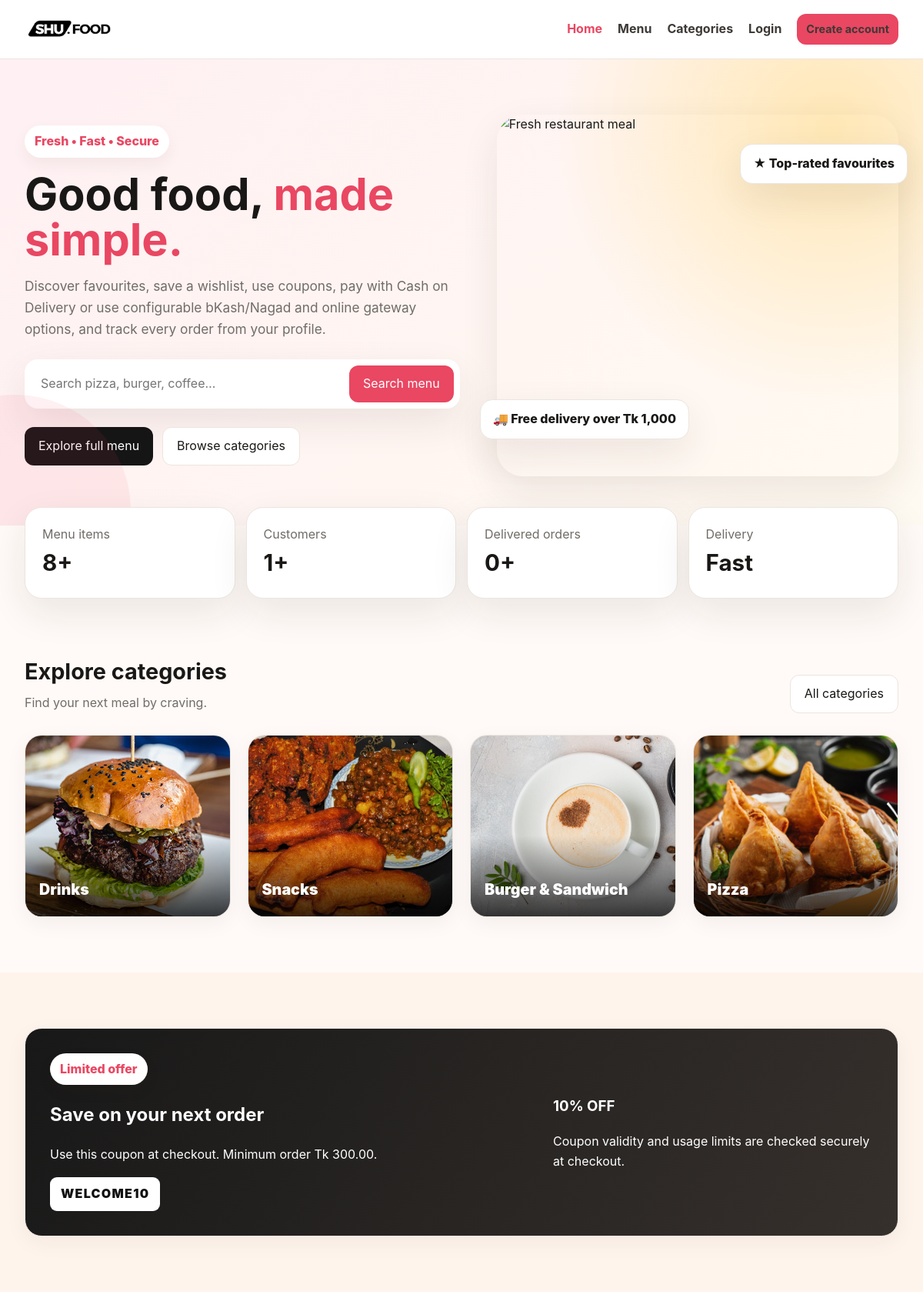
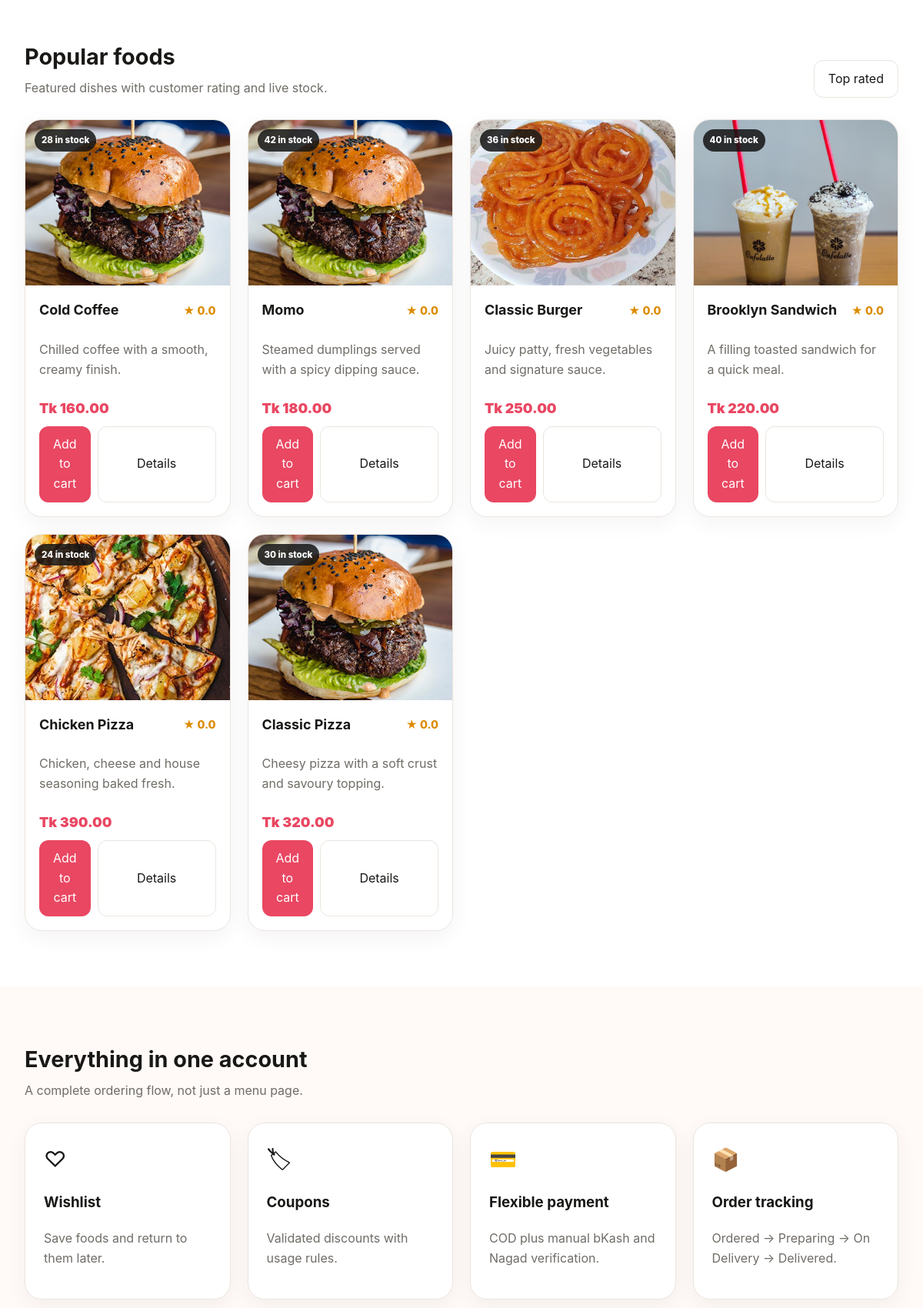
The page / (upper part) on the database its author committed (2 pictures, top to bottom).
### tables this page shows
CREATE TABLE tbl_category (
  id INT UNSIGNED AUTO_INCREMENT PRIMARY KEY,
  title VARCHAR(120) NOT NULL,
  image_name VARCHAR(255) DEFAULT NULL,
  featured ENUM('Yes','No') NOT NULL DEFAULT 'No',
  active ENUM('Yes','No') NOT NULL DEFAULT 'Yes',
  created_at TIMESTAMP NOT NULL DEFAULT CURRENT_TIMESTAMP,
  INDEX idx_category_active_featured (active,featured)
);

CREATE TABLE tbl_coupon (
  id INT UNSIGNED AUTO_INCREMENT PRIMARY KEY,
  code VARCHAR(50) NOT NULL UNIQUE,
  discount_type ENUM('Percentage','Fixed') NOT NULL,
  discount_value DECIMAL(10,2) NOT NULL,
  min_order DECIMAL(10,2) NOT NULL DEFAULT 0,
  max_discount DECIMAL(10,2) DEFAULT NULL,
  starts_at DATETIME NOT NULL,
  ends_at DATETIME NOT NULL,
  usage_limit INT UNSIGNED DEFAULT NULL,
  used_count INT UNSIGNED NOT NULL DEFAULT 0,
  active ENUM('Yes','No') NOT NULL DEFAULT 'Yes',
  created_at TIMESTAMP NOT NULL DEFAULT CURRENT_TIMESTAMP
);

CREATE TABLE tbl_food (
  id INT UNSIGNED AUTO_INCREMENT PRIMARY KEY,
  title VARCHAR(160) NOT NULL,
  description TEXT DEFAULT NULL,
  price DECIMAL(10,2) NOT NULL,
  image_name VARCHAR(255) DEFAULT NULL,
  category_id INT UNSIGNED NOT NULL,
  stock_qty INT UNSIGNED NOT NULL DEFAULT 50,
  featured ENUM('Yes','No') NOT NULL DEFAULT 'No',
  active ENUM('Yes','No') NOT NULL DEFAULT 'Yes',
  created_at TIMESTAMP NOT NULL DEFAULT CURRENT_TIMESTAMP,
  CONSTRAINT fk_food_category FOREIGN KEY (category_id) REFERENCES tbl_category(id) ON UPDATE CASCADE ON DELETE RESTRICT,
  INDEX idx_food_active_featured (active,featured), INDEX idx_food_category (category_id), INDEX idx_food_stock (stock_qty)
);

### app/helpers.php (called while the page is built, shortened)
<?php
function db(): PDO { global $pdo; return $pdo; }
function url(string $path=''): string { return SITEURL . ltrim($path,'/'); }
function e(mixed $value): string { return htmlspecialchars((string)$value, ENT_QUOTES, 'UTF-8'); }
function money(float|int|string $amount): string { return 'Tk '.number_format((float)$amount,2); }
function food_image(?string $n): string { return $n?url('images/foods/'.rawurlencode($n)):url('images/bg.jpg'); }
function category_image(?string $n): string { return $n?url('images/Category/'.rawurlencode($n)):url('images/bg.jpg'); }

### index.php (the view, shortened to what this page needs)
<?php
$categories=db()->query("SELECT * FROM tbl_category WHERE active='Yes' AND featured='Yes' ORDER BY id DESC LIMIT 4")->fetchAll();
$foods=db()->query("SELECT f.*,COALESCE(AVG(r.rating),0) rating,COUNT(r.id) review_count FROM tbl_food f LEFT JOIN tbl_review r ON r.food_id=f.id AND r.status='Published' WHERE f.active='Yes' AND f.featured='Yes' GROUP BY f.id ORDER BY rating DESC,f.id DESC LIMIT 8")->fetchAll();
$coupon=db()->query("SELECT * FROM tbl_coupon WHERE active='Yes' AND starts_at<=NOW() AND ends_at>=NOW() ORDER BY id LIMIT 1")->fetch();
$stats=['foods'=>(int)db()->query("SELECT COUNT(*) FROM tbl_food WHERE active='Yes'")->fetchColumn(),'customers'=>(int)db()->query("SELECT COUNT(*) FROM tbl_user WHERE account_status='Active'")->fetchColumn(),'orders'=>(int)db()->query("SELECT COUNT(*) FROM tbl_order WHERE status='Delivered'")->fetchColumn()];
include __DIR__.'/partials-font/menu.php';?>
<section class="hero"><div class="container hero-grid"><div><span class="eyebrow">Fresh • Fast • Secure</span><h1>Good food, <span>made simple.</span></h1><p>Discover favourites, save a wishlist, use coupons, pay with Cash on Delivery or use configurable bKash/Nagad and online gateway options, and track every order from your profile.</p><form class="search-bar" action="<?= e(url('foods.php')) ?>"><input name="q" placeholder="Search pizza, burger, coffee…"><button class="btn btn-primary">Search menu</button></form><div class="hero-actions"><a class="btn btn-secondary" href="<?= e(url('foods.php')) ?>">Explore full menu</a><a class="btn btn-light" href="<?= e(url('categories.php')) ?>">Browse categories</a></div></div><div class="hero-visual"><img src="<?= e(url('images/ivan-torres-MQUqbmszGGM-unsplash.jpg')) ?>" alt="Fresh restaurant meal"><div class="floating-card one">🚚 Free delivery over Tk 1,000</div><div class="floating-card two">★ Top-rated favourites</div></div></div></section>
<div class="container kpi-strip"><div class="stat-card"><span class="muted">Menu items</span><strong><?= $stats['foods'] ?>+</strong></div><div class="stat-card"><span class="muted">Customers</span><strong><?= max($stats['customers'],1) ?>+</strong></div><div class="stat-card"><span class="muted">Delivered orders</span><strong><?= $stats['orders'] ?>+</strong></div><div class="stat-card"><span class="muted">Delivery</span><strong>Fast</strong></div></div>
<section class="section"><div class="container"><div class="section-head"><div><h2>Explore categories</h2><p>Find your next meal by craving.</p></div><a class="btn btn-light" href="<?= e(url('categories.php')) ?>">All categories</a></div><div class="grid grid-4"><?php foreach($categories as $c):?><a class="category-card" href="<?= e(url('foods.php?category='.(int)$c['id'])) ?>"><img src="<?= e(category_image($c['image_name'])) ?>" alt="<?= e($c['title']) ?>"><div class="overlay"><?= e($c['title']) ?></div></a><?php endforeach;?></div></div></section>
<?php if($coupon):?><section class="section soft"><div class="container"><div class="promo-card"><div><span class="eyebrow">Limited offer</span><h2>Save on your next order</h2><p>Use this coupon at checkout. Minimum order <?= e(money($coupon['min_order'])) ?>.</p><span class="promo-code"><?= e($coupon['code']) ?></span></div><div><h3><?= $coupon['discount_type']==='Percentage'?e(rtrim(rtrim(number_format((float)$coupon['discount_value'],2), '0'),'.')).'% OFF':e(money($coupon['discount_value'])).' OFF' ?></h3><p>Coupon validity and usage limits are checked securely at checkout.</p></div></div></div></section><?php endif;?>
<section class="section alt"><div class="container"><div class="section-head"><div><h2>Popular foods</h2><p>Featured dishes with customer rating and live stock.</p></div><a class="btn btn-light" href="<?= e(url('foods.php?sort=rating')) ?>">Top rated</a></div><div class="grid grid-4"><?php foreach($foods as $f):?><article class="food-card"><div class="food-image-wrap"><a href="<?= e(url('food-details.php?id='.$f['id'])) ?>"><img src="<?= e(food_image($f['image_name'])) ?>" alt="<?= e($f['title']) ?>"></a><span class="stock-badge <?= (int)$f['stock_qty']<=5?'low':'' ?>"><?= (int)$f['stock_qty'] ?> in stock</span><?php if(auth_user()):?><form action="<?= e(url('toggle-wishlist.php')) ?>" method="post"><?= csrf_field() ?><input type="hidden" name="food_id" value="<?= (int)$f['id'] ?>"><button class="wish-btn <?= is_wishlisted((int)$f['id'])?'active':'' ?>" title="Wishlist">♥</button></form><?php endif;?></div><div class="food-card-body"><div class="food-meta"><h3><a href="<?= e(url('food-details.php?id='.$f['id'])) ?>"><?= e($f['title']) ?></a></h3><span class="rating">★ <?= number_format((float)$f['rating'],1) ?></span></div><p class="muted"><?= e(mb_strimwidth((string)$f['description'],0,82,'…')) ?></p><div class="price"><?= e(money($f['price'])) ?></div><div class="food-actions"><form action="<?= e(url('add-cart.php')) ?>" method="post"><?= csrf_field() ?><input type="hidden" name="food_id" value="<?= (int)$f['id'] ?>"><button class="btn btn-primary" <?= (int)$f['stock_qty']<1?'disabled':'' ?>>Add to cart</button></form><a class="btn btn-light" href="<?= e(url('food-details.php?id='.$f['id'])) ?>">Details</a></div></div></article><?php endforeach;?></div></div></section>
<section class="section"><div class="container"><div class="section-head"><div><h2>Everything in one account</h2><p>A complete ordering flow, not just a menu page.</p></div></div><div class="grid grid-4"><div class="panel"><div class="feature-icon">♡</div><h3>Wishlist</h3><p class="muted">Save foods and return to them later.</p></div><div class="panel"><div class="feature-icon">🏷</div><h3>Coupons</h3><p class="muted">Validated discounts with usage rules.</p></div><div class="panel"><div class="feature-icon">💳</div><h3>Flexible payment</h3><p class="muted">COD plus manual bKash and Nagad verification.</p></div><div class="panel"><div class="feature-icon">📦</div><h3>Order tracking</h3><p class="muted">Ordered → Preparing → On Delivery → Delivered.</p></div></div></div></section>
<?php include __DIR__.'/partials-font/footer.php';?>

### rows shown on the page
tbl_category: image_name (picture), title "Drinks"
tbl_category: image_name (picture), title "Snacks"
tbl_category: image_name (picture), title "Burger & Sandwich"
tbl_category: image_name (picture), title "Pizza"
tbl_coupon: min_order "Tk 300.00", code "WELCOME10", discount_value "10"
tbl_food: image_name (picture), stock_qty "28", title "Cold Coffee", rating "0.0", description "Chilled coffee with a smooth, creamy finish.", price "Tk 160.00"
tbl_food: image_name (picture), stock_qty "42", title "Momo", rating "0.0", description "Steamed dumplings served with a spicy dipping sauce.", price "Tk 180.00"
tbl_food: image_name (picture), stock_qty "36", title "Classic Burger", rating "0.0", description "Juicy patty, fresh vegetables and signature sauce.", price "Tk 250.00"
tbl_food: image_name (picture), stock_qty "40", title "Brooklyn Sandwich", rating "0.0", description "A filling toasted sandwich for a quick meal.", price "Tk 220.00"
tbl_food: image_name (picture), stock_qty "24", title "Chicken Pizza", rating "0.0", description "Chicken, cheese and house seasoning baked fresh.", price "Tk 390.00"
tbl_food: image_name (picture), stock_qty "30", title "Classic Pizza", rating "0.0", description "Cheesy pizza with a soft crust and savoury topping.", price "Tk 320.00"

### other values the page prints
$stats['foods'] "8"
max($stats['customers'],1) "1"
$stats['orders'] "0"
